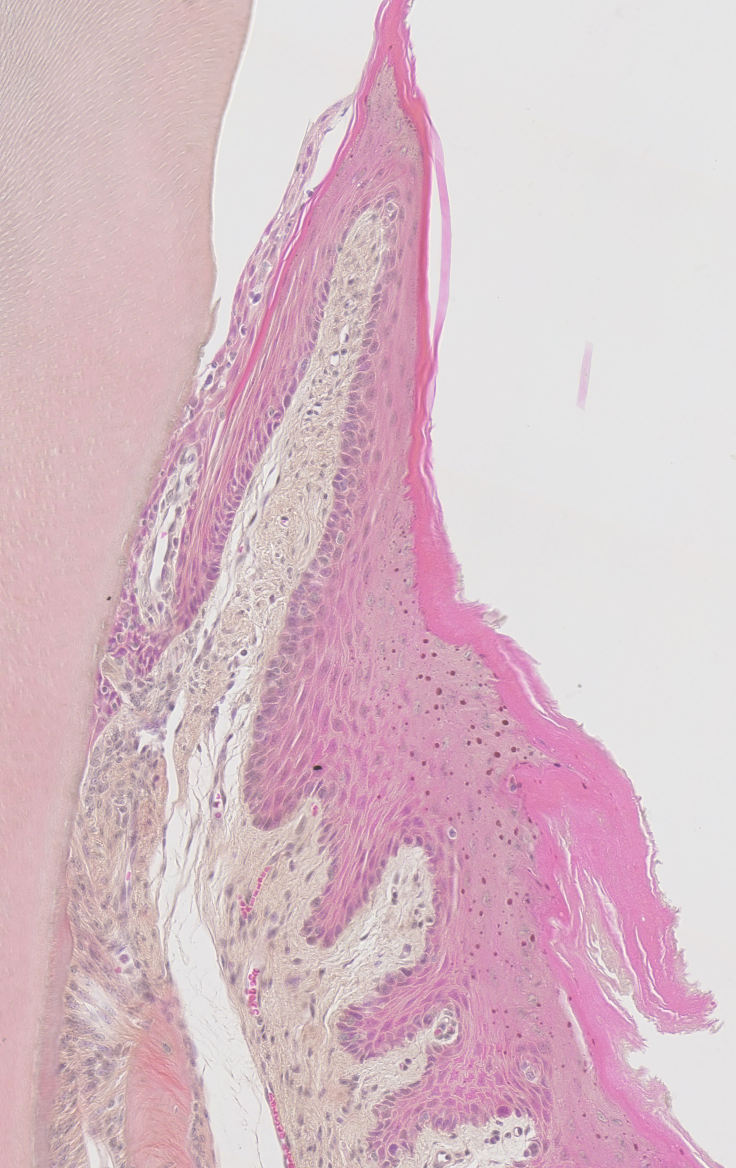
#> input picture datasets/dent_Dent/x/295_12m_M_CD11_NL_HE_B_5_crop.jpg, 2208 x 3504 px (shown at 1/3 size); its folder holds only this picture in this run
$ python -i readimage.py   (imports and definitions only)
#> lines starting #> are read from the running program, lines starting #| are printed output that depends on the picture
import cv2
import zipfile
from roifile import ImagejRoi
import numpy as np
import os

TRAIN_SCALE = 0.1
TEST_SCALE = 0.1

def _read_inputs(input_filename, isTest=False):
#> called with isTest = False
    scale = TEST_SCALE if isTest else TRAIN_SCALE

    in_image_origin = cv2.imread(input_filename)
#> in_image_origin is the input picture: shape (3504, 2208, 3); mean B, G, R 199.5, 190.1, 216.5
    in_image_origin_size = in_image_origin.shape
#> in_image_origin_size = (3504, 2208, 3)

    in_image_origin_hsv = cv2.resize(cv2.cvtColor(in_image_origin.copy(), cv2.COLOR_BGR2HSV), (0, 0), fx=scale, fy=scale)
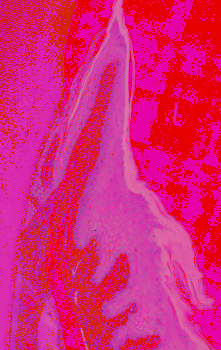
#> in_image_origin_hsv: shape (350, 221, 3); mean B, G, R 116.1, 33.2, 216.7

    in_image_origin = cv2.resize(in_image_origin, (0, 0), fx=scale, fy=scale)
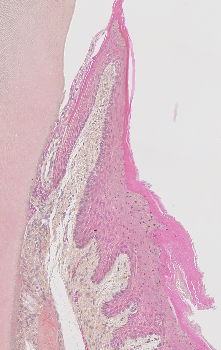
#> in_image_origin: shape (350, 221, 3); mean B, G, R 199.6, 190.3, 216.6
    new_image_in = [in_image_origin[:,:,i] for i in range(in_image_origin.shape[2])]
#> new_image_in = 3 items
    new_image_in_hsv = [in_image_origin_hsv[:,:,i] for i in range(in_image_origin_hsv.shape[2])]
#> new_image_in_hsv = 3 items
    return new_image_in + new_image_in_hsv, in_image_origin_size


def _read_mask(roi_filename, img_size, isTest=False):
    scale = TEST_SCALE if isTest else TRAIN_SCALE
    mask = np.zeros(img_size)
    if roi_filename[-4:]=='.roi':
        polygons = read_polygons_from_roi(roi_filename)
        fill_polygons_as_labels(mask, polygons)
    elif roi_filename[-4:]=='.zip':
        zip = zipfile.ZipFile(roi_filename)
        zip.extractall(roi_filename[:-4])
        for f in os.listdir(roi_filename[:-4]):
            polygons = read_polygons_from_roi(roi_filename[:-4]+'/'+f)
            fill_polygons_as_labels(mask, polygons)
    elif roi_filename[-4:]=='.png':
        mask = cv2.imread(roi_filename)

    if mask.max() <= 1.0:
        mask = mask * 255
    mask = mask.astype(np.uint8)
    mask = cv2.resize(mask, (0,0), fx=scale, fy=scale)[:,:,0]
    return mask

def read_polygons_from_roi(filename, scale=1.0):
    #print(filename)
    rois = ImagejRoi.fromfile(filename)
    #print(rois)
    if type(rois) == ImagejRoi:
        return [rois.coordinates()]
    polygons = [roi.coordinates() for roi in rois]
    return polygons

def fill_polygons_as_labels(mask, polygons):
    for i, polygon in enumerate(polygons):
        cv2.fillPoly(mask, pts=np.int32([polygon]), color=i + 1)
    return mask

>>> result = _read_inputs('datasets/dent_Dent/x/295_12m_M_CD11_NL_HE_B_5_crop.jpg')

$ run again, on datasets/dent_Dent/x/443_6m_M_CD34_NL_HE_B_4_crop.jpg
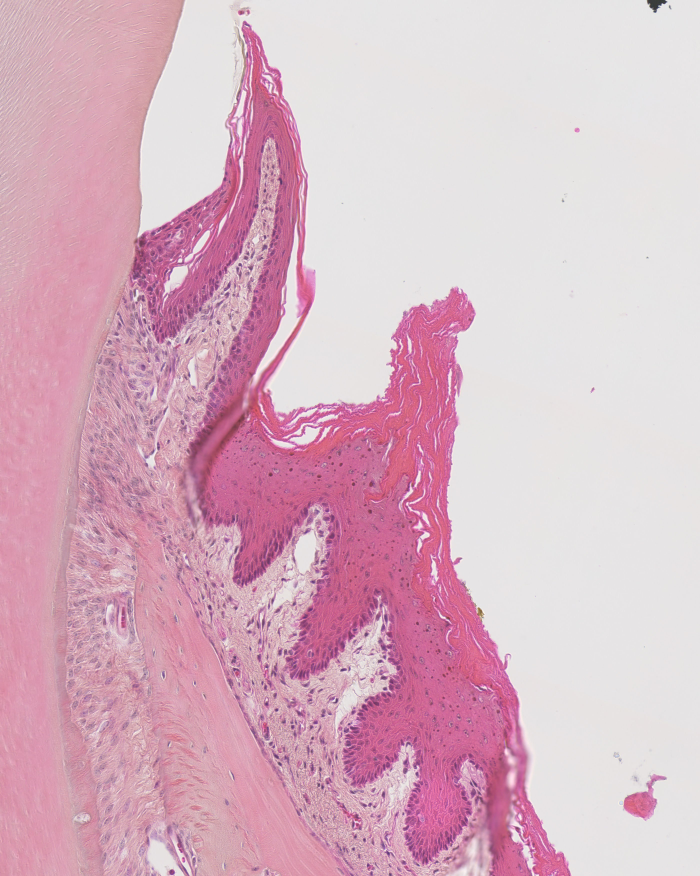
#> input picture datasets/dent_Dent/x/443_6m_M_CD34_NL_HE_B_4_crop.jpg, 2800 x 3504 px (shown at 1/4 size)
#> in _read_inputs, in_image_origin is the input picture: shape (3504, 2800, 3); mean B, G, R 195.2, 180.1, 216.9
#> in _read_inputs, `in_image_origin_hsv = cv2.resize(cv2.cvtColor(in_image_origin.copy(), ..`:
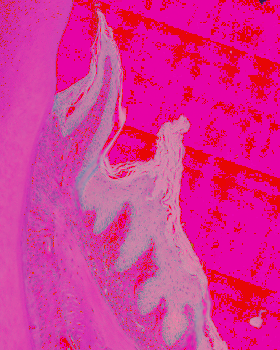
#> in_image_origin_hsv: shape (350, 280, 3); mean B, G, R 146.8, 46.6, 217.1
#> in _read_inputs, `in_image_origin = cv2.resize(in_image_origin, (0, 0), fx=scale, fy=sca..`:
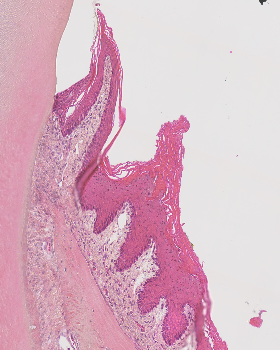
#> in_image_origin: shape (350, 280, 3); mean B, G, R 195.3, 180.2, 217
#> new_image_in = 3 items

$ run again, on datasets/dent_Dent/x/510_9m_M_CD34_NL_HE_B_1_crop.jpg
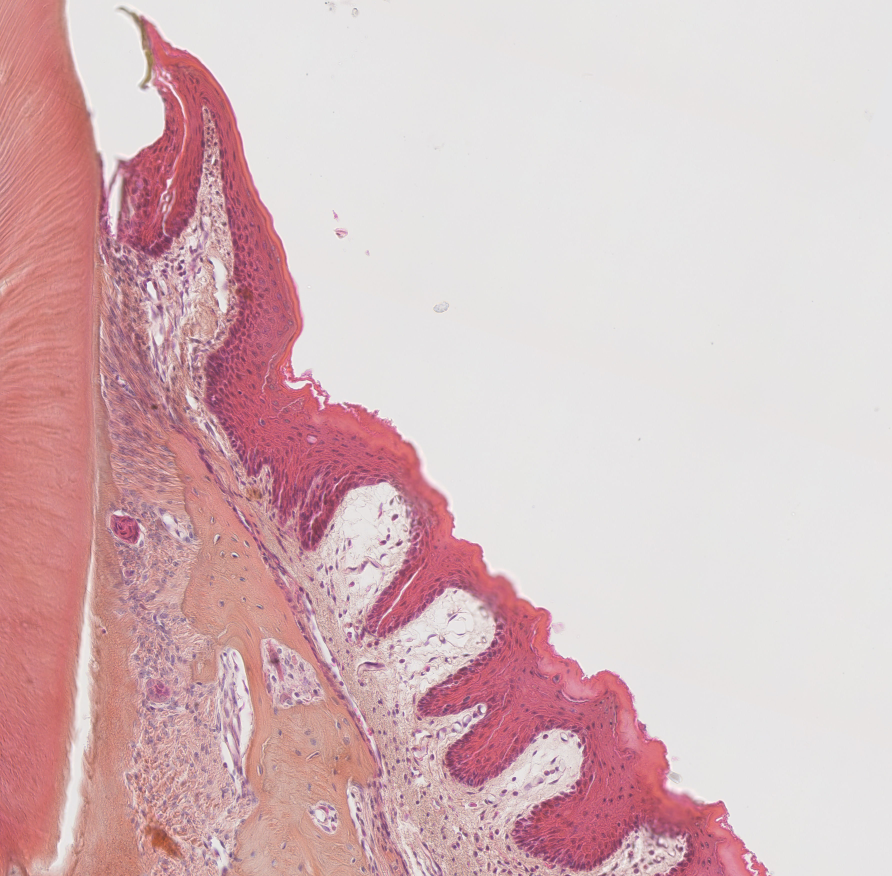
#> input picture datasets/dent_Dent/x/510_9m_M_CD34_NL_HE_B_1_crop.jpg, 3568 x 3504 px (shown at 1/4 size)
#> in _read_inputs, in_image_origin is the input picture: shape (3504, 3568, 3); mean B, G, R 190.1, 186.7, 215.8
#> in _read_inputs, `in_image_origin_hsv = cv2.resize(cv2.cvtColor(in_image_origin.copy(), ..`:
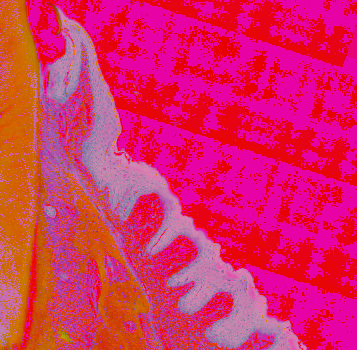
#> in_image_origin_hsv: shape (350, 357, 3); mean B, G, R 98.2, 40, 216
#> in _read_inputs, `in_image_origin = cv2.resize(in_image_origin, (0, 0), fx=scale, fy=sca..`:
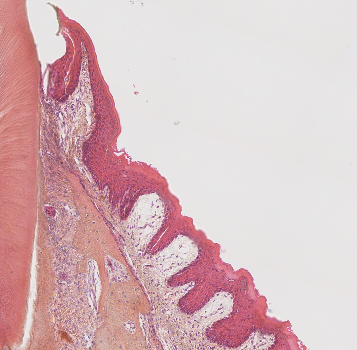
#> in_image_origin: shape (350, 357, 3); mean B, G, R 190.2, 186.9, 215.9
#> new_image_in = 3 items

$ run again, on datasets/dent_Dent/x/529_6m_M_CD34_NL_HE_B_1_crop.jpg
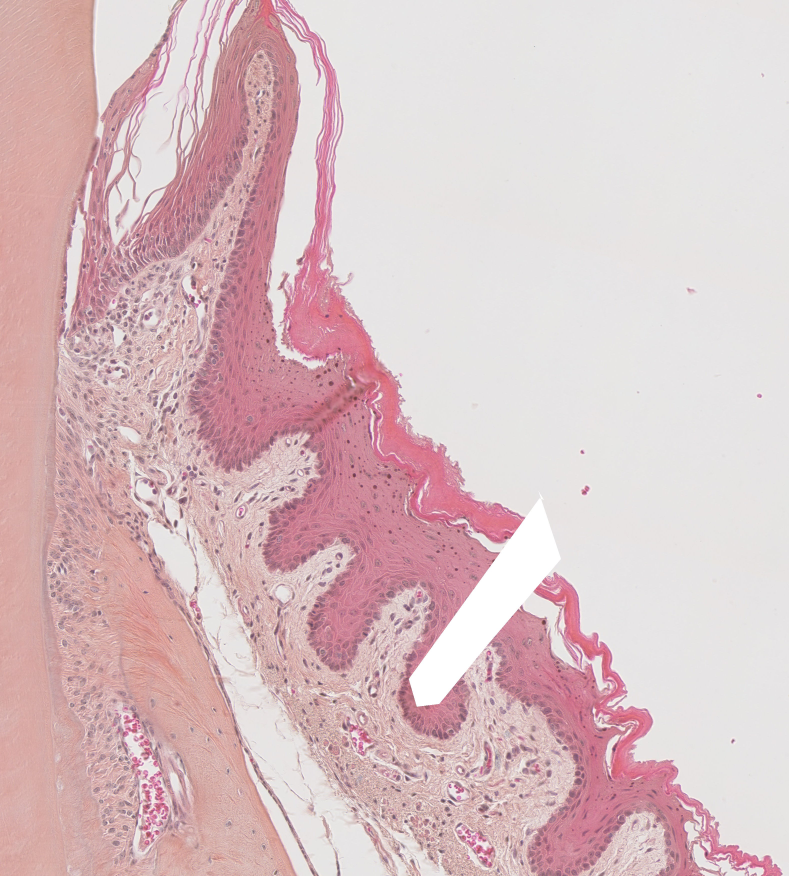
#> input picture datasets/dent_Dent/x/529_6m_M_CD34_NL_HE_B_1_crop.jpg, 3156 x 3504 px (shown at 1/4 size)
#> in _read_inputs, in_image_origin is the input picture: shape (3504, 3156, 3); mean B, G, R 195.5, 192.3, 218.1
#> in _read_inputs, `in_image_origin_hsv = cv2.resize(cv2.cvtColor(in_image_origin.copy(), ..`:
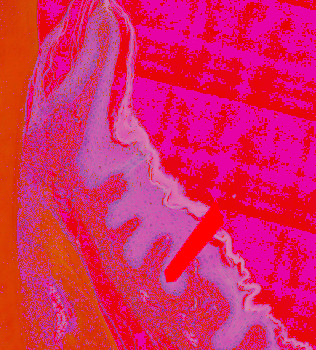
#> in_image_origin_hsv: shape (350, 316, 3); mean B, G, R 96.1, 34, 218.2
#> in _read_inputs, `in_image_origin = cv2.resize(in_image_origin, (0, 0), fx=scale, fy=sca..`:
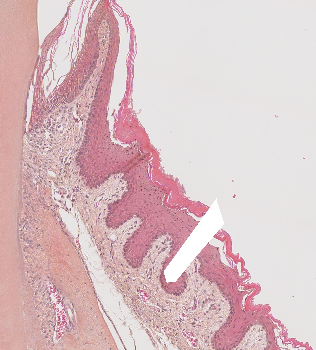
#> in_image_origin: shape (350, 316, 3); mean B, G, R 195.6, 192.4, 218.2
#> new_image_in = 3 items
